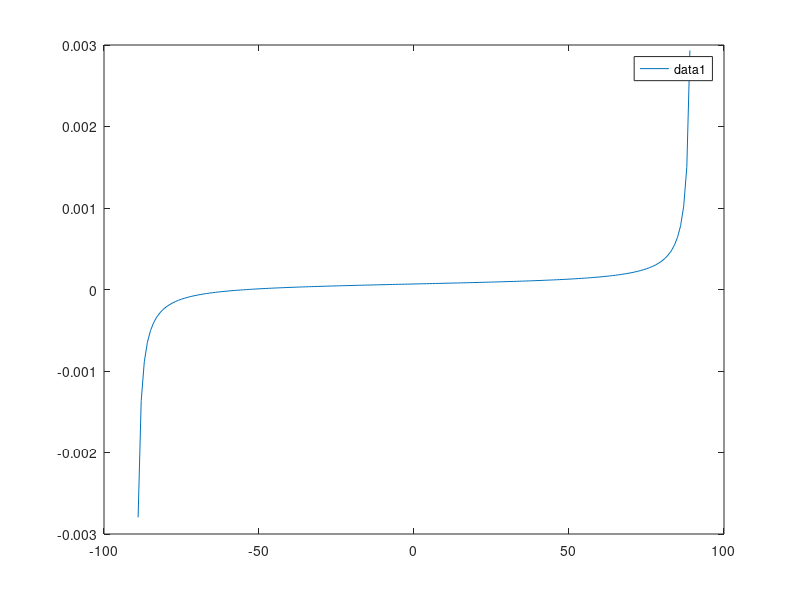

MATLAB code for this plot:
clear all; clc; close all

alpha = [-90:1:90];

dx = 0.01
dy = 0.6784*dx

A = dx.*(dy+(dx/2).*tand(alpha));

plot(alpha,A);
legend


fzero(@(a) dx*(dy+(dx)*tand(a)),0)